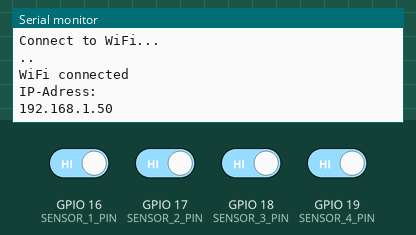
This sketch was run on a simulated ESP32. Shown: the last lines printed to the serial monitor. The inputs (shaded band) are chosen by the test bench; at power-on: GPIO 16 (SENSOR_1_PIN), GPIO 17 (SENSOR_2_PIN), GPIO 18 (SENSOR_3_PIN), GPIO 19 (SENSOR_4_PIN) HIGH. WiFi joins after 1.5 s; servers stay silent unless stated.

Above: at 3.2 s.
3.3 s: GPIO 16 (SENSOR_1_PIN) driven LOW
At 4.5 s:
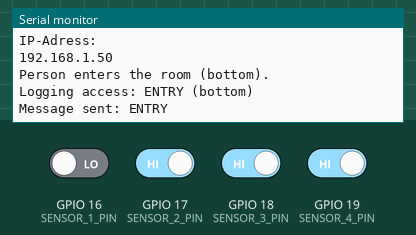
4.8 s: GPIO 17 (SENSOR_2_PIN) driven LOW
At 6.2 s:
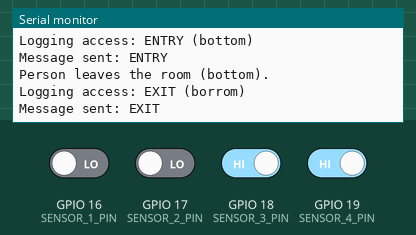
6.8 s: GPIO 18 (SENSOR_3_PIN) driven LOW
At 7.7 s:
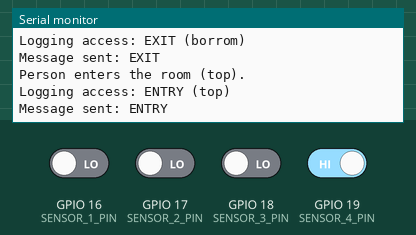
8.8 s: GPIO 19 (SENSOR_4_PIN) driven LOW
At 10.4 s:
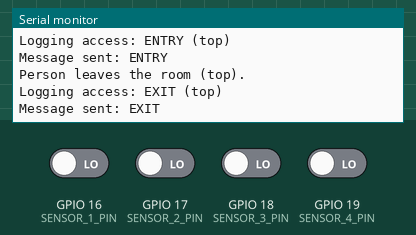

Measured:
- after the input at 3.3 s, the serial monitor: prints a new line at once (image 1)
- after the input at 4.8 s, the serial monitor: prints a new line after 0.50 s (image 2)
- after the input at 6.8 s, the serial monitor: prints a new line after 0.50 s (image 3)
- after the input at 8.8 s, the serial monitor: prints a new line after 0.50 s (image 4)

The sketch:

ESPandLightSensor.ino
```cpp
#include <ArduinoWebsockets.h>
#include <WiFi.h>

// Networkdata
const char* ssid = "Cocktail_Mixer";
const char* password = "process_hubby";

// Pins for the lightsensors
// Input for the first light barrier (ENTRY, bottom)
const int SENSOR_1_PIN = 16;
// Input for the second light barrier (EXIT, bottom)
const int SENSOR_2_PIN = 17;
// Input for the third light barrier (ENTRY, top)
const int SENSOR_3_PIN = 18;
// Input for the forth light barrier (EXIT, top)
const int SENSOR_4_PIN = 19;

// Status variables for the logic implementation of the infrared light barriers
bool entryDetectedBottom = false;
bool exitDetectedBottom = false;
bool entryDetectedTop = false;
bool exitDetectedTop = false;

// Time stamp for deactivation
// Variable for the lower sensors
unsigned long disableTimeBottom = 0;
// Variable for the upper sensors
unsigned long disableTimeTop = 0;
// 2 second “pause” after breaking through the beam of a light barrier
const unsigned long disableDuration = 2000;

using namespace websockets;

WebsocketsServer server;
WebsocketsClient connectedClient;

void setup() {
    Serial.begin(115200);
    Serial.println("Connect to WiFi...");

    // Connect to WiFi
    WiFi.begin(ssid, password);
    int retries = 0;
    while (WiFi.status() != WL_CONNECTED && retries < 15) {
        Serial.print(".");
        delay(1000);
        retries++;
    }

    if (WiFi.status() != WL_CONNECTED) {
        Serial.println("\nMistake: No WiFi connection");
        while (true) {
            // The system waits 5 seconds and then repeats the error message
            delay(5000);
        }
    } else {
        Serial.println("\nWiFi connected");
        Serial.println("IP-Adress: ");
        Serial.println(WiFi.localIP());

        // Starting WebSocket-Server
        server.listen(80);

        // Defining the Pin-Modes
        pinMode(SENSOR_1_PIN, INPUT);
        pinMode(SENSOR_2_PIN, INPUT);
        pinMode(SENSOR_3_PIN, INPUT);
        pinMode(SENSOR_4_PIN, INPUT);
    }
}

void loop() {
    // Accepting the WebSocket connections
    while (!connectedClient.available()) {
        Serial.println("Waiting for Client connections");
        connectedClient = server.accept();

        if (connectedClient.available()) {
            Serial.println("Client connected");
        }
    }

    // Sensor logic only executed when the client is connected
    if (connectedClient.available()) {
        checkSensors();
    } else {
        Serial.println("No Client connected. Sensors deactivated.");
    }
}

void checkSensors() {
    unsigned long currentTime = millis();

    // Querying the individual statuses of the light barriers
    int Sensor1State = digitalRead(SENSOR_1_PIN);
    int Sensor2State = digitalRead(SENSOR_2_PIN);
    int Sensor3State = digitalRead(SENSOR_3_PIN);
    int Sensor4State = digitalRead(SENSOR_4_PIN);

    // Logic for lower sensors (only active if the upper sensors are not deactivated)
    if (currentTime - disableTimeBottom >= disableDuration) {
        if (Sensor1State == LOW && !entryDetectedBottom) {
            entryDetectedBottom = true;
            Serial.println("Person enters the room (bottom).");
            logAccess("ENTRY (bottom)");
            sendMessageToClient("ENTRY");
            // Upper light barriers deactivated for 2 seconds
            disableTimeTop = currentTime;
            // Lower light barriers deactivated for 2 seconds
            disableTimeBottom = currentTime;
        }
        else if (Sensor2State == LOW && !exitDetectedBottom) {
            exitDetectedBottom = true;
            Serial.println("Person leaves the room (bottom).");
            logAccess("EXIT (borrom)");
            sendMessageToClient("EXIT");
            // Upper light barriers deactivated for 2 seconds
            disableTimeTop = currentTime;
            // Lower light barriers deactivated for 2 seconds
            disableTimeBottom = currentTime;
        }
    }

    // Logic for upper sensors (only active if the lower sensors are not deactivated)
    if (currentTime - disableTimeTop >= disableDuration) {
        if (Sensor3State == LOW && !entryDetectedTop) {
            entryDetectedTop = true;
            Serial.println("Person enters the room (top).");
            logAccess("ENTRY (top)");
            sendMessageToClient("ENTRY");
            // Lower light barriers deactivated for 2 seconds
            disableTimeBottom = currentTime;
            // Upper light barriers deactivated for 2 seconds
            disableTimeTop = currentTime;
        }
        else if (Sensor4State == LOW && !exitDetectedTop) {
            exitDetectedTop = true;
            Serial.println("Person leaves the room (top).");
            logAccess("EXIT (top)");
            sendMessageToClient("EXIT");
            // Lower light barriers deactivated for 2 seconds
            disableTimeBottom = currentTime;
            // Upper light barriers deactivated for 2 seconds
            disableTimeTop = currentTime;
        }
    }

    // Reset the status variables when the light barriers are no longer blocked
    if (Sensor1State == HIGH) entryDetectedBottom = false;
    if (Sensor2State == HIGH) exitDetectedBottom = false;
    if (Sensor3State == HIGH) entryDetectedTop = false;
    if (Sensor4State == HIGH) exitDetectedTop = false;
}

// Sends message (if connection is established) to connected WebSocket client
void sendMessageToClient(String message) {
    if (connectedClient.available()) {
        bool success = connectedClient.send(message);
        if (!success) {
            Serial.println("Connection lost. Message could not be sent.");
            // Close due to loss of connection
            connectedClient.close();
        } else {
            Serial.println("Message sent: " + message);
        }
    } else {
        Serial.println("No client connected. Message not sent: " + message);
    }
}

// Logs the transferred access process on the console
void logAccess(String action) {
    Serial.println("Logging access: " + action);
}
```
